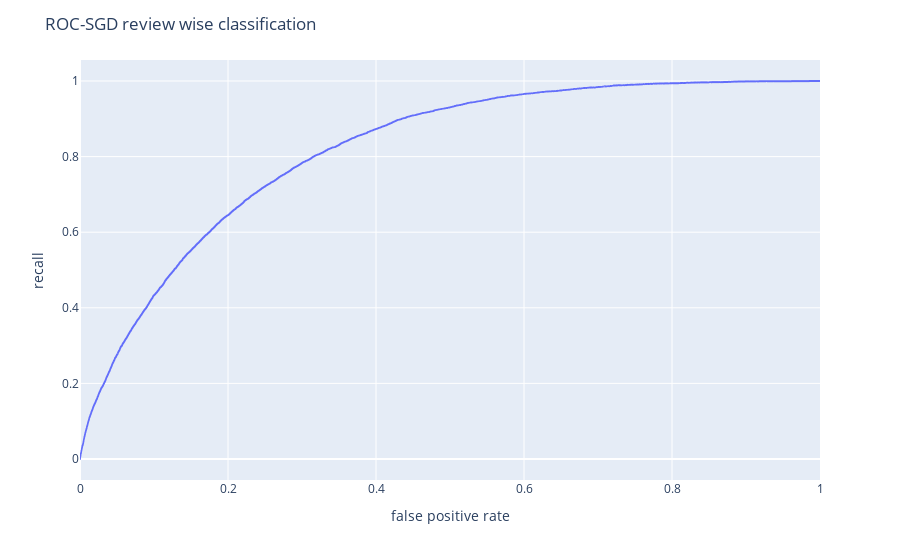

Notebook code cell kept with this figure:
### Code cell
# use plotly to also get threshold values while hovering
import plotly.express as px
fig = px.line(x = fpr4, y = tpr4,hover_name = threshold4)
fig.update_layout(
    title="ROC-SGD review wise classification",
    xaxis_title="false positive rate",
    yaxis_title="recall")
fig.show()

### Figure 1 — Plotly figure (JSON) as saved in the notebook; plotly's stock layout.template omitted (floating-point values rounded to 4 significant figures; data arrays with more than 128 entries replaced by an {"elided": "..."} marker saying what was removed)
{"data": [{"hovertemplate": "<b>%{hovertext}</b><br><br>x=%{x}<br>y=%{y}<extra></extra>", "hovertext": {"elided": "15083 float values"}, "legendgroup": "", "line": {"color": "#636efa", "dash": "solid"}, "mode": "lines", "name": "", "showlegend": false, "type": "scattergl", "x": {"elided": "15083 float values"}, "xaxis": "x", "y": {"elided": "15083 float values"}, "yaxis": "y"}], "layout": {"legend": {"tracegroupgap": 0}, "margin": {"t": 60}, "title": {"text": "ROC-SGD review wise classification"}, "xaxis": {"anchor": "y", "domain": [0, 1], "title": {"text": "false positive rate"}}, "yaxis": {"anchor": "x", "domain": [0, 1], "title": {"text": "recall"}}}}
